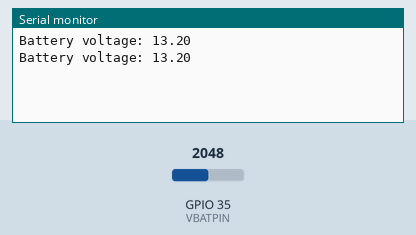
Simulated run of this sketch. Board: ESP32. On the bench: the last lines printed to the serial monitor. Inputs (shaded band) come from the test bench; at power-on: GPIO 35 (VBATPIN) = 2048.

Above: at 1.8 s.
1.9 s: GPIO 35 (VBATPIN) set to 2866
At 2.8 s:
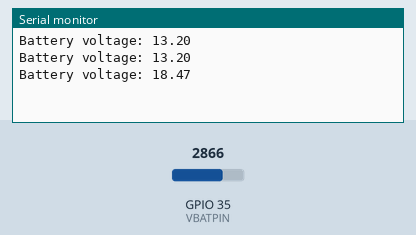
3.4 s: GPIO 35 (VBATPIN) set to 3603
At 4.8 s:
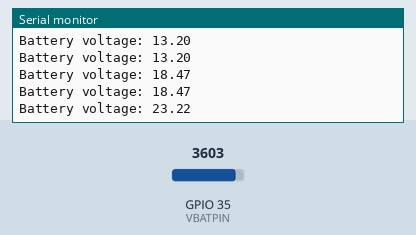
Timing chart, 0 to 6.4 s (numbered marks = the images above; inputs shaded):
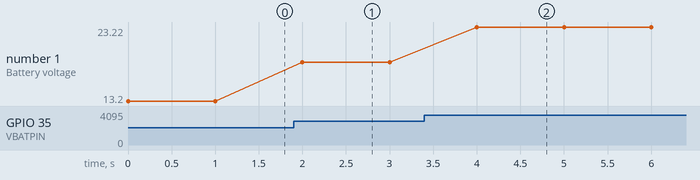

Measured:
- after the input at 1.9 s, the serial monitor: prints a new line after 0.10 s (image 1)
- after the input at 3.4 s, the serial monitor: prints a new line after 0.60 s (image 2)
- plotted number 1: 13.2 → 18.47 after the input at 1.9 s, 18.47 → 23.22 after the input at 3.4 s

The sketch:

BatteryReading.ino
```cpp
#define VBATPIN 35
float vbat = 0;

void setup() {
  // put your setup code here, to run once:
  Serial.begin(115200);
  analogSetWidth(10);
}

void loop() {
  vbat = analogRead(VBATPIN);
  vbat = vbat*2*3.3/1024;     // value is divided by 2, so multiply back, then scale to voltage (3.3V/1024)
  Serial.print("Battery voltage: ");
  Serial.println(vbat);
  delay(1000);
}
```
